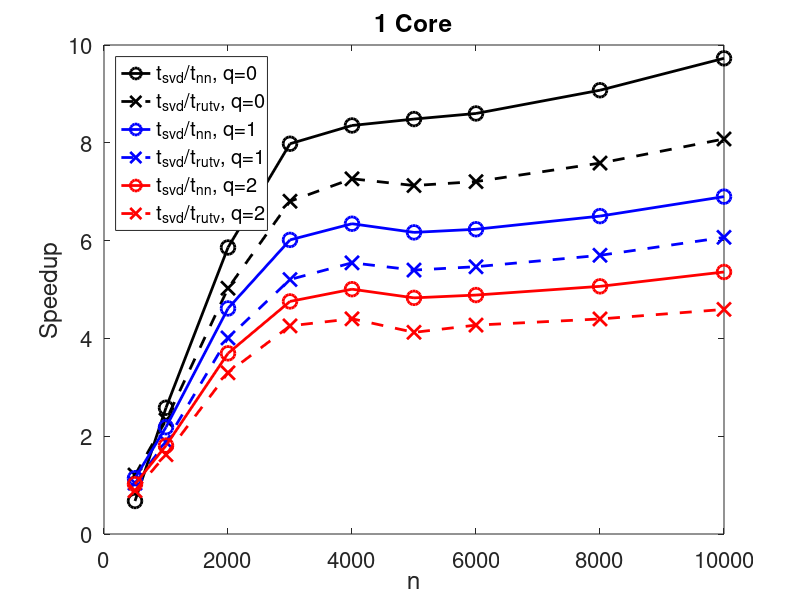
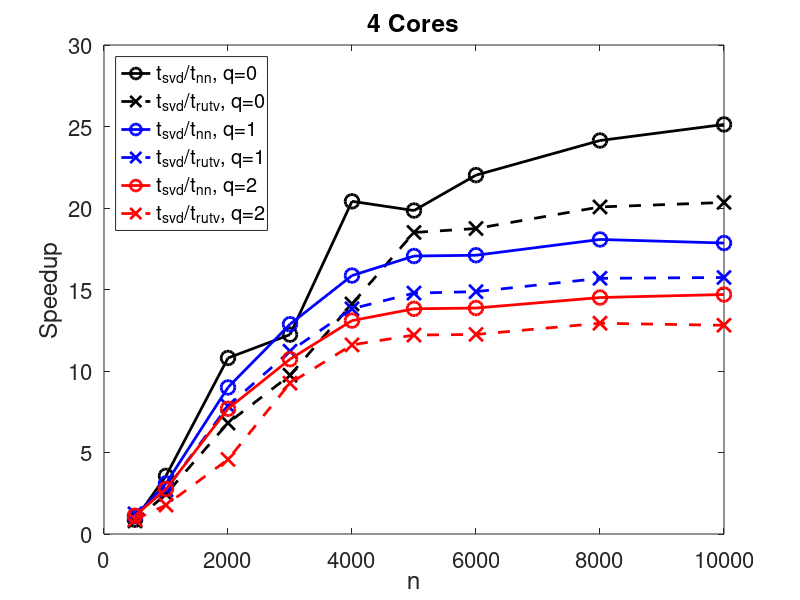

Recreate these plots in MATLAB, in order.
clear

%%%%%%%%%%%%%%%%%%%%%%%%%%%%%%%% data %%%%%%%%%%%%%%%%%%%%%%%%%%%%%%%%%%
n = [500,1000,2000,3000,4000,5000,6000,8000,10000]; 

svd_1c = [3.22e-02 2.84e-01 3.99e+00 1.66e+01 4.01e+01 7.34e+01 1.29e+02 3.14e+02 6.43e+02];
nn_1c_q0 = [4.77e-02 1.10e-01 6.81e-01 2.08e+00 4.80e+00 8.65e+00 1.50e+01 3.46e+01 6.61e+01];
nn_1c_q1 = [2.82e-02 1.30e-01 8.65e-01 2.76e+00 6.32e+00 1.19e+01 2.07e+01 4.83e+01 9.32e+01]; 
nn_1c_q2 = [3.16e-02 1.57e-01 1.08e+00 3.49e+00 8.01e+00 1.52e+01 2.64e+01 6.20e+01 1.20e+02];
rutv_1c_q0 = [2.67e-02 1.22e-01 7.94e-01 2.44e+00 5.52e+00 1.03e+01 1.79e+01 4.14e+01 7.96e+01]; 
rutv_1c_q1 = [3.10e-02 1.51e-01 9.95e-01 3.19e+00 7.23e+00 1.36e+01 2.36e+01 5.51e+01 1.06e+02]; 
rutv_1c_q2 = [3.63e-02 1.75e-01 1.21e+00 3.90e+00 9.11e+00 1.78e+01 3.02e+01 7.14e+01 1.40e+02];

svd_8c = [3.72e-02 2.45e-01 3.65e+00 1.48e+01 3.98e+01 7.64e+01 1.31e+02 3.09e+02 5.98e+02];
nn_8c_q0 = [4.24e-02 6.87e-02 3.38e-01 1.21e+00 1.95e+00 3.85e+00 5.95e+00 1.28e+01 2.38e+01];  
nn_8c_q1 = [3.42e-02 7.91e-02 4.06e-01 1.15e+00 2.51e+00 4.48e+00 7.66e+00 1.71e+01 3.35e+01]; 
nn_8c_q2 = [3.32e-02 8.88e-02 4.75e-01 1.38e+00 3.04e+00 5.53e+00 9.45e+00 2.13e+01 4.07e+01]; 
rutv_8c_q0 = [4.65e-02 9.99e-02 5.36e-01 1.52e+00 2.82e+00 4.13e+00 6.99e+00 1.54e+01 2.94e+01]; 
rutv_8c_q1 = [3.00e-02 9.02e-02 4.65e-01 1.32e+00 2.88e+00 5.17e+00 8.81e+00 1.97e+01 3.80e+01];
rutv_8c_q2 = [4.19e-02 1.38e-01 7.98e-01 1.60e+00 3.43e+00 6.26e+00 1.07e+01 2.39e+01 4.67e+01]; 
 

%%%%%%%%%%%%%%%%%%%%%%%%%%%%%% plot %%%%%%%%%%%%%%%%%%%%%%%%%%%%%%%%%%%%
figure(1);
p1 = plot(n, svd_1c ./ nn_1c_q0, 'ko-',...
		n, svd_1c ./ rutv_1c_q0, 'kx--',...
		n, svd_1c ./ nn_1c_q1, 'bo-',...
		n, svd_1c ./ rutv_1c_q1, 'bx--',...
		n, svd_1c ./ nn_1c_q2, 'ro-',...
		n, svd_1c ./ rutv_1c_q2, 'rx--');
ax = gca;
set(ax,'fontsize',16);
set(p1,'LineWidth',2,'MarkerSize',10);
xlabel('n');
ylabel('Speedup');
legend(	't_{svd}/t_{nn}, q=0',...
		't_{svd}/t_{rutv}, q=0',...
		't_{svd}/t_{nn}, q=1',...
		't_{svd}/t_{rutv}, q=1',...
		't_{svd}/t_{nn}, q=2',...
		't_{svd}/t_{rutv}, q=2');
legend('Location', 'NorthWest');
title('1 Core');

figure(2);
p2 = plot(n, svd_8c ./ nn_8c_q0, 'ko-',...
		n, svd_8c ./ rutv_8c_q0, 'kx--',...
		n, svd_8c ./ nn_8c_q1, 'bo-',...
		n, svd_8c ./ rutv_8c_q1, 'bx--',...
		n, svd_8c ./ nn_8c_q2, 'ro-',...
		n, svd_8c ./ rutv_8c_q2, 'rx--');
ax = gca;
set(ax,'fontsize',16);
set(p2,'LineWidth',2,'MarkerSize',10);
xlabel('n');
ylabel('Speedup');
legend(	't_{svd}/t_{nn}, q=0',...
		't_{svd}/t_{rutv}, q=0',...
		't_{svd}/t_{nn}, q=1',...
		't_{svd}/t_{rutv}, q=1',...
		't_{svd}/t_{nn}, q=2',...
		't_{svd}/t_{rutv}, q=2');
legend('Location', 'NorthWest');
title('4 Cores');
%{
figure(1);
p1 = plot(n, noort_1c_q0 ./ nn_1c_q0, 'kd-',...
	n, noort_4c_q0 ./ nn_4c_q0,'ks-',...
	n, noort_1c_q0 ./ rutv_1c_q0,'bd-',...
	n, noort_4c_q0 ./ rutv_4c_q0, 'bs-',...
	n, noort_1c_q0 ./ svd_4c,'rd-',...
	n, noort_4c_q0 ./ svd_4c,'rs-');
ax = gca;
set(ax,'fontsize',12);
set(p1,'LineWidth',2,'MarkerSize',10);
xlabel('n');
ylabel('Speedup');
legend('t_{noort}/t_{nn}, 1 core',...
	't_{noort}/t_{nn}, 4 cores',...
	't_{noort}/t_{rutv}, 1 core',...
	't_{noort}/t_{rutv}, 4 cores',...
	't_{noort}/t_{svd}, 1 core',...
	't_{noort}/t_{svd}, 4 cores');
legend('Location','SouthEast');
title('q = 0');
yl = ylim; % get limits on y axis for later
ax.YGrid = 'on';

%%%%%%%%%%
figure(2);
p2 = plot(n, noort_1c_q1 ./ nn_1c_q1, 'kd-',...
	n, noort_4c_q1 ./ nn_4c_q1,'ks-',...
	n, noort_1c_q1 ./ rutv_1c_q1,'bd-',...
	n, noort_4c_q1 ./ rutv_4c_q1, 'bs-',...
	n, noort_1c_q1 ./ svd_4c,'rd-',...
	n, noort_4c_q1 ./ svd_4c,'rs-');
ax = gca;
set(ax,'fontsize',12);
set(p2,'LineWidth',2,'MarkerSize',10);
xlabel('n');
ylabel('Speedup');
title('q = 1');
ylim(yl);
ax.YGrid = 'on';

%%%%%%%%%%
figure(3);
p3 = plot(n, noort_1c_q2 ./ nn_1c_q2, 'kd-',...
	n, noort_4c_q2 ./ nn_4c_q2,'ks-',...
	n, noort_1c_q2 ./ rutv_1c_q2,'bd-',...
	n, noort_4c_q2 ./ rutv_4c_q2, 'bs-',...
	n, noort_1c_q2 ./ svd_4c,'rd-',...
	n, noort_4c_q2 ./ svd_4c,'rs-');
ax = gca;
set(ax,'fontsize',12);
set(p3,'LineWidth',2,'MarkerSize',10);
xlabel('n');
ylabel('Speedup');
title('q = 2');
ylim(yl);
ax.YGrid = 'on';
%}
